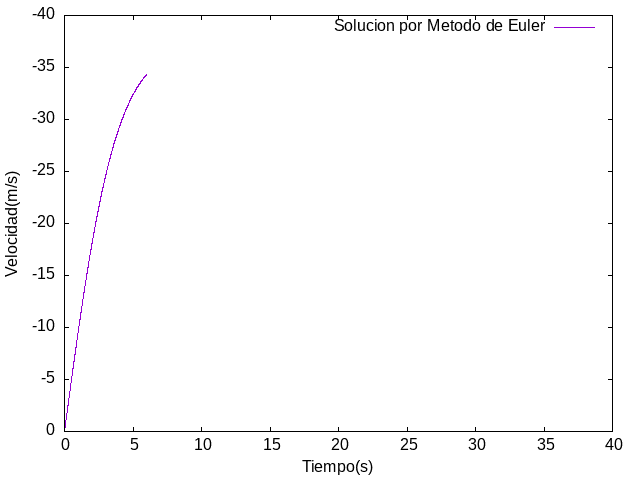

Write the gnuplot code that produced this figure.
set term png 
set output 'euler.png' 
set xrange [0:40] 
set yrange [0:-40] 
set xlabel 'Tiempo(s)'
set ylabel 'Velocidad(m/s)'
plot 'euler.dat' u 1:2 w l title 'Solucion por Metodo de Euler'